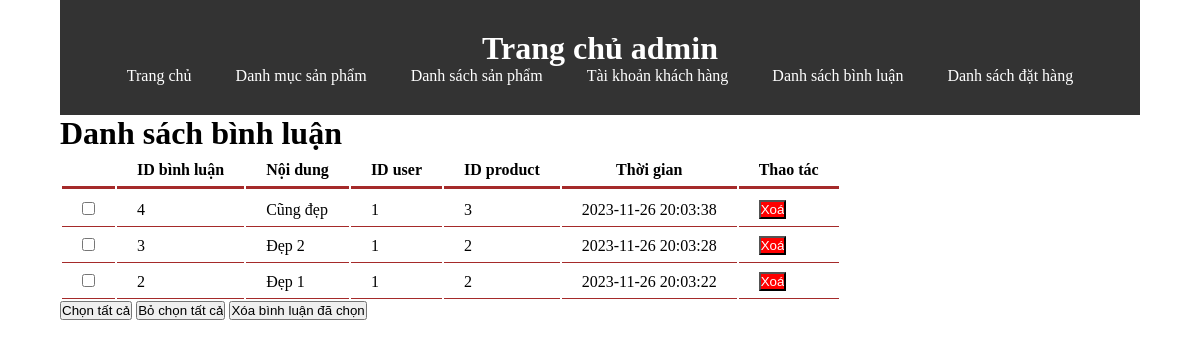
The app's page /admin/index.php?act=comment_list with its own data.
### tables this page shows
CREATE TABLE `comment` (
  `id` int(11) NOT NULL,
  `iduser` int(11) NOT NULL,
  `idproduct` int(11) NOT NULL,
  `content` varchar(255) NOT NULL,
  `date` datetime NOT NULL
);

### model/pdo.php (called while the page is built, shortened)
<?php
function pdo_get_connection(){
    $servername = "localhost";
    $username = "root";
    $password = "";
    try {
        $conn = new PDO("mysql:host=$servername;dbname=duan1", $username, $password);
        $conn->setAttribute(PDO::ATTR_ERRMODE, PDO::ERRMODE_EXCEPTION);
        return $conn;
    } catch(PDOException $e) {
        echo "Connection failed: " . $e->getMessage();
    }
}
function pdo_query($sql){
    $sql_args=array_slice(func_get_args(),1);
    try{
        $conn=pdo_get_connection();
        $stmt=$conn->prepare($sql);
        $stmt->execute($sql_args);
        $rows=$stmt->fetchAll();
        return $rows;
    }
    catch(PDOException $e){
        throw $e;
    }
    finally{
        unset($conn);
    }
}
?>

### model/comment.php (called while the page is built, shortened)
<?php
    function loadall_comment_ad(){
        $sql="SELECT * from comment order by id desc";
        $listcomment=pdo_query($sql);
        return $listcomment;
    }
    ?>

### admin/comment/list.php (the view, shortened to what this page needs)
<!DOCTYPE html>
<html lang="en">
<head>
</head>
<body>
    <div >
        <div>
            <h1>Danh sách bình luận</h1>
        </div>
        <table>
            <tr>
                <th></th>
                <th>ID bình luận</th>
                <th>Nội dung</th>
                <th>ID user</th>
                <th>ID product</th>
                <th>Thời gian</th>
                <th>Thao tác</th>
            </tr>
            <tr>
                <?php
                    foreach($listcomment as $comment){
                        extract($comment);
                        $deletecomment="index.php?act=deletecomment&idcomment=".$id;
                    echo '   <tr>
                            <td><input type="checkbox" name="" id=""></td>
                            <td>'.$id.'</td>
                            <td>'.$content.'</td>
                            <td>'.$iduser.'</td>
                            <td>'.$idproduct.'</td>
                            <td>'.$date.'</td>
                            <td><a href="'.$deletecomment.'"><input type="button" onclick="return confirm(\'Bạn có muốn xóa không\')" style="background-color: red;color: white" value="Xoá"></a></td>
                        </tr>';
                    }
                ?>
            </tr>
        </table>
        <div>
            <input class="" type="button" name="" id="" value="Chọn tất cả">
            <input class="" type="button" name="" id="" value="Bỏ chọn tất cả">
            <input type="button" value="Xóa bình luận đã chọn">
        </div>
    </div>
</body>
</html>

### cssadmin/css.css (style rules this page uses)
* { margin:0; padding:0; box-sizing:border-box; }

### admin/comment/list.php (style rules this page uses)
table tr th { border-bottom: 3px solid brown; padding: 7px 20px; }
table tr td { border-bottom: 1px solid brown; padding: 7px 20px; }

### records on screen
comment: id "4", content "Cũng đẹp", iduser "1", idproduct "3", date "2023-11-26 20:03:38"
comment: id "3", content "Đẹp 2", iduser "1", idproduct "2", date "2023-11-26 20:03:28"
comment: id "2", content "Đẹp 1", iduser "1", idproduct "2", date "2023-11-26 20:03:22"
